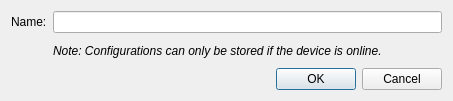
<?xml version="1.0" encoding="UTF-8"?>
<ui version="4.0">
 <class>Dialog</class>
 <widget class="QDialog" name="Dialog">
  <property name="geometry">
   <rect>
    <x>0</x>
    <y>0</y>
    <width>453</width>
    <height>101</height>
   </rect>
  </property>
  <property name="windowTitle">
   <string>Save an init configuration</string>
  </property>
  <layout class="QVBoxLayout" name="verticalLayout">
   <item>
    <layout class="QFormLayout" name="formLayout">
     <property name="fieldGrowthPolicy">
      <enum>QFormLayout::AllNonFixedFieldsGrow</enum>
     </property>
     <item row="0" column="0">
      <widget class="QLabel" name="label_name">
       <property name="text">
        <string>Name:</string>
       </property>
      </widget>
     </item>
     <item row="0" column="1">
      <widget class="QLineEdit" name="ui_name">
       <property name="toolTip">
        <string>Set the configuration name</string>
       </property>
       <property name="statusTip">
        <string>Set the configuration name</string>
       </property>
      </widget>
     </item>
     <item row="1" column="1">
      <widget class="QLabel" name="note_online">
       <property name="font">
        <font>
         <italic>true</italic>
        </font>
       </property>
       <property name="text">
        <string>Note: Configurations can only be stored if the device is online.</string>
       </property>
       <property name="wordWrap">
        <bool>true</bool>
       </property>
      </widget>
     </item>
    </layout>
   </item>
   <item>
    <widget class="QDialogButtonBox" name="buttonBox">
     <property name="orientation">
      <enum>Qt::Horizontal</enum>
     </property>
     <property name="standardButtons">
      <set>QDialogButtonBox::Cancel|QDialogButtonBox::Ok</set>
     </property>
    </widget>
   </item>
  </layout>
 </widget>
 <resources/>
 <connections>
  <connection>
   <sender>buttonBox</sender>
   <signal>accepted()</signal>
   <receiver>Dialog</receiver>
   <slot>accept()</slot>
   <hints>
    <hint type="sourcelabel">
     <x>248</x>
     <y>254</y>
    </hint>
    <hint type="destinationlabel">
     <x>157</x>
     <y>274</y>
    </hint>
   </hints>
  </connection>
  <connection>
   <sender>buttonBox</sender>
   <signal>rejected()</signal>
   <receiver>Dialog</receiver>
   <slot>reject()</slot>
   <hints>
    <hint type="sourcelabel">
     <x>316</x>
     <y>260</y>
    </hint>
    <hint type="destinationlabel">
     <x>286</x>
     <y>274</y>
    </hint>
   </hints>
  </connection>
 </connections>
</ui>
